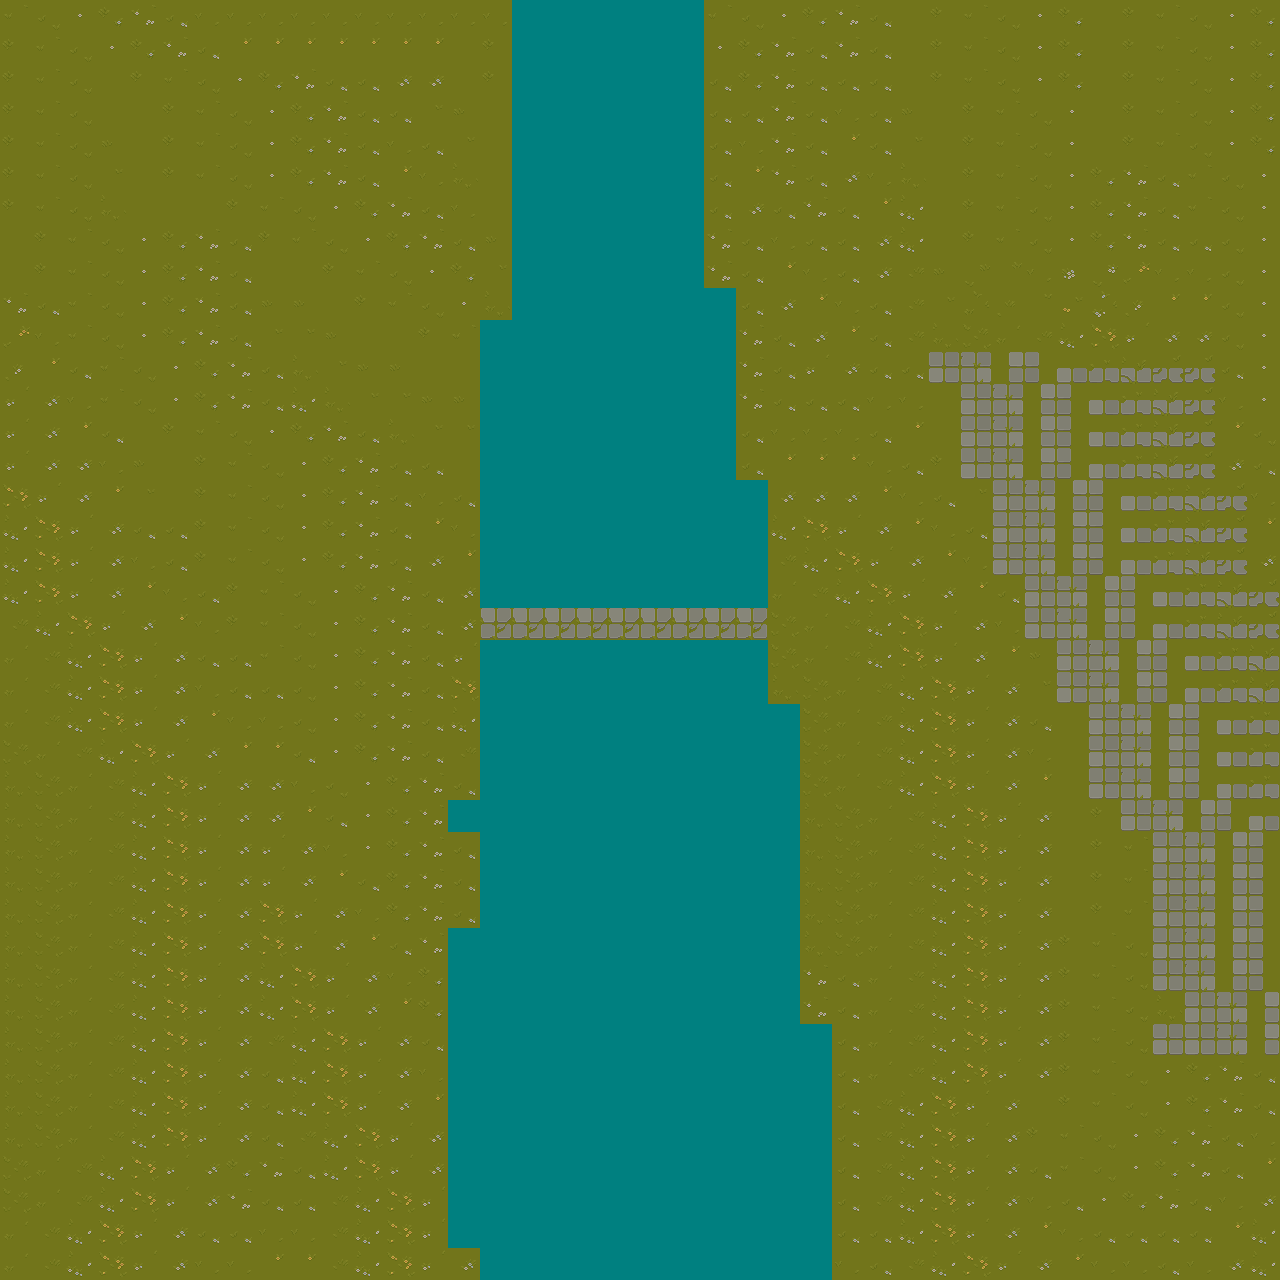

A level layout from a 2D game, rendered from its tile map. Below: a short description, then the map file with tile-grid data replaced by summaries:
An orthogonal 40x40 tile map with 32x32 px tiles, 1 tile layer (ground), 3 tilesets and 2466 objects (12x fish, 2x river_zone, 2x runes, player_spawn, world).

<map version="1.10" tiledversion="1.11.2" orientation="orthogonal" renderorder="right-down" width="40" height="40" tilewidth="32" tileheight="32" infinite="0" nextlayerid="4" nextobjectid="2476">
 <tileset firstgid="1" source="house_ground.tsx" />
 <tileset firstgid="65" source="icy_ground.tsx" />
 <tileset firstgid="569" source="objects_world.tsx" />
 <layer id="1" name="ground" width="40" height="40">
  <data>[1600 cells, 1600 non-empty, 61 distinct tile ids]</data>
 </layer>
 <objectgroup id="2" name="areas">
  <object id="1334" name="player_spawn" x="797.553" y="402.772">
   <point />
  </object>
  <object id="2460" name="fish" x="617.333" y="166">
   <point />
  </object>
  <object id="2461" name="fish" x="654" y="335.333">
   <point />
  </object>
  <object id="2462" name="fish" x="546.667" y="700.667">
   <point />
  </object>
  <object id="2463" name="fish" x="539.333" y="965.333">
   <point />
  </object>
  <object id="2464" name="fish" x="679.333" y="573.333">
   <point />
  </object>
  <object id="2465" name="fish" x="683.333" y="679.333">
   <point />
  </object>
  <object id="2466" name="fish" x="711.333" y="820.667">
   <point />
  </object>
  <object id="2467" name="fish" x="522.667" y="352.667">
   <point />
  </object>
  <object id="2468" name="fish" x="734" y="940.667">
   <point />
  </object>
  <object id="2469" name="fish" x="542.667" y="1048">
   <point />
  </object>
  <object id="2471" name="world" x="931.333" y="178" width="27.3333" height="34" />
  <object id="2472" name="fish" x="570" y="470">
   <point />
  </object>
  <object id="2473" name="fish" x="691.333" y="488">
   <point />
  </object>
  <object id="2474" name="river_zone" x="485" y="551" width="280" height="24.5" />
  <object id="2475" name="river_zone" x="483.5" y="663" width="279.5" height="17" />
 </objectgroup>
 <objectgroup id="3" name="objects">
  <object id="1" gid="576" x="1202.87" y="92.9745" width="95" height="138" />
  <object id="104" gid="576" x="1105.38" y="132.932" width="95" height="138" />
  <object id="156" gid="576" x="1015.87" y="115.351" width="95" height="138" />
  <object id="208" gid="576" x="929.562" y="115.351" width="95" height="138" />
  <object id="260" gid="576" x="1159.72" y="295.959" width="95" height="138" />
  <object id="2" gid="576" x="1174.1" y="99.3677" width="95" height="138" />
  <object id="103" gid="576" x="1076.61" y="139.325" width="95" height="138" />
  <object id="155" gid="576" x="987.101" y="121.744" width="95" height="138" />
  <object id="207" gid="576" x="900.793" y="121.744" width="95" height="138" />
  <object id="259" gid="576" x="1130.95" y="302.352" width="95" height="138" />
  <object id="3" gid="576" x="1202.87" y="155.308" width="95" height="138" />
  <object id="102" gid="576" x="1105.38" y="195.266" width="95" height="138" />
  <object id="154" gid="576" x="1015.87" y="177.685" width="95" height="138" />
  <object id="206" gid="576" x="929.562" y="177.685" width="95" height="138" />
  <object id="258" gid="576" x="1159.72" y="358.293" width="95" height="138" />
  <object id="4" gid="576" x="1233.24" y="193.668" width="95" height="138" />
  <object id="101" gid="576" x="1135.74" y="233.625" width="95" height="138" />
  <object id="153" gid="576" x="1046.24" y="216.044" width="95" height="138" />
  <object id="205" gid="576" x="959.93" y="216.044" width="95" height="138" />
  <object id="257" gid="576" x="1190.09" y="396.652" width="95" height="138" />
  <object id="5" gid="576" x="1233.24" y="195.266" width="95" height="138" />
  <object id="100" gid="576" x="1135.74" y="235.223" width="95" height="138" />
  <object id="152" gid="576" x="1046.24" y="217.642" width="95" height="138" />
  <object id="204" gid="576" x="959.93" y="217.642" width="95" height="138" />
  <object id="256" gid="576" x="1190.09" y="398.25" width="95" height="138" />
  <object id="6" gid="576" x="1223.65" y="225.634" width="95" height="138" />
  <object id="99" gid="576" x="1126.15" y="265.591" width="95" height="138" />
  <object id="151" gid="576" x="1036.65" y="248.01" width="95" height="138" />
  </objectgroup>
</map>
<!-- 2422 of 2466 objects omitted -->
